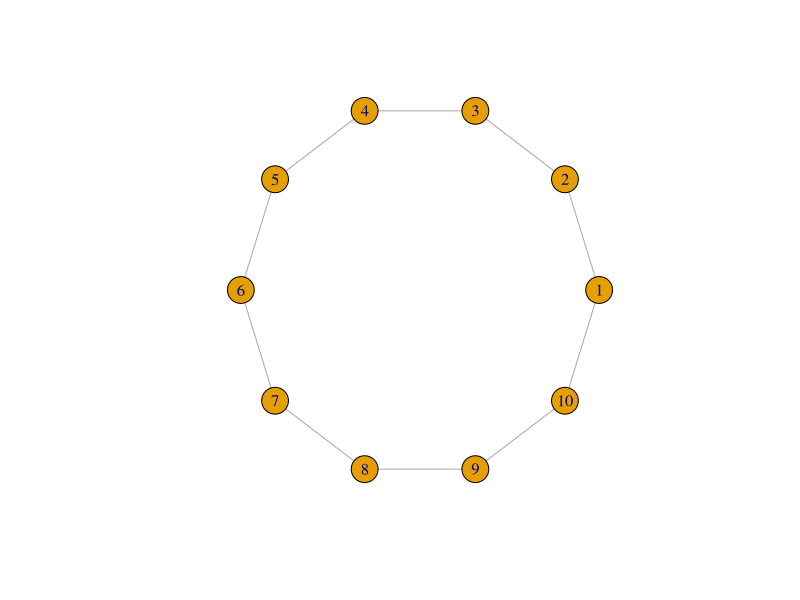
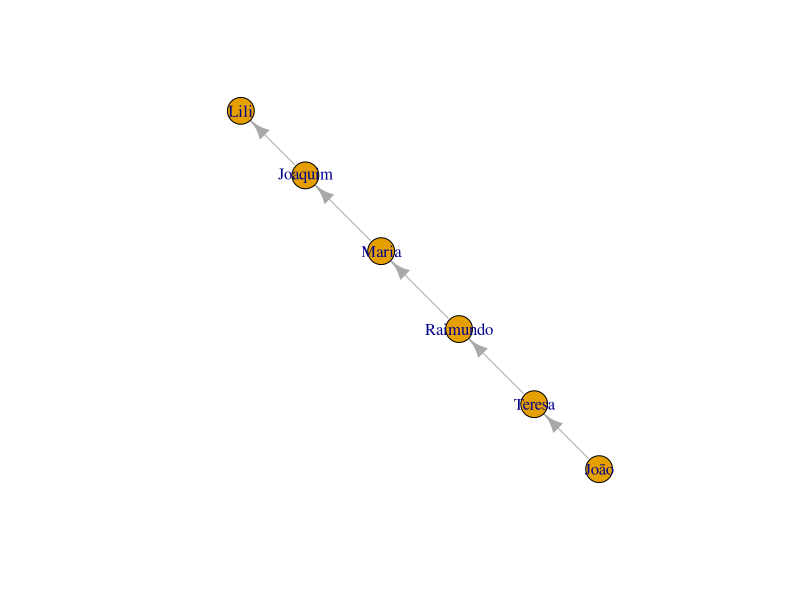
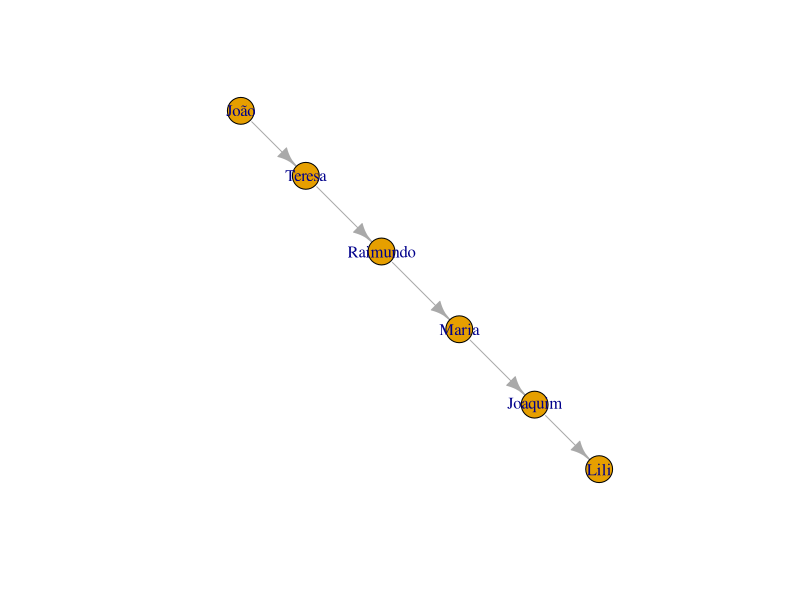
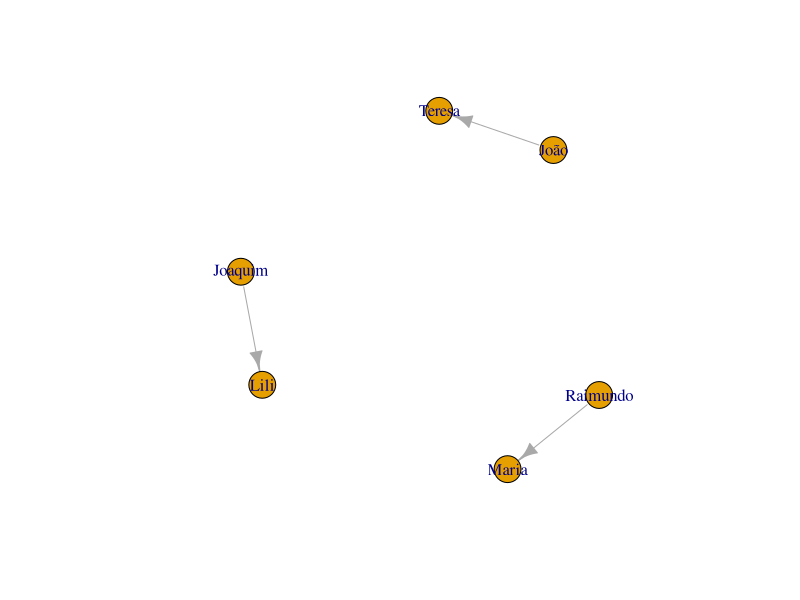
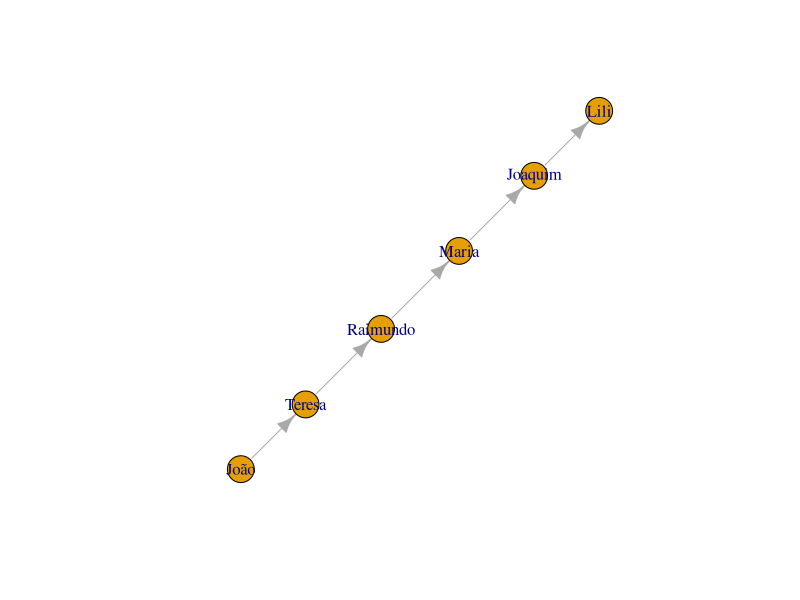
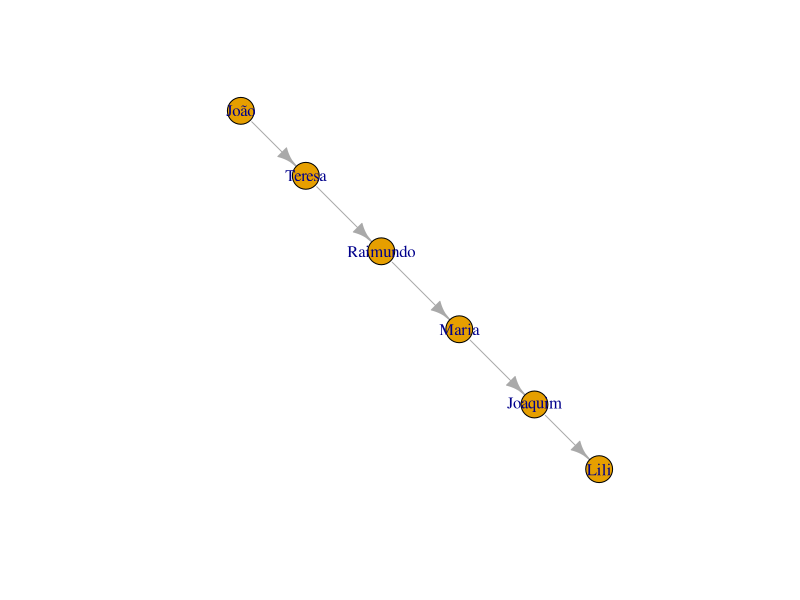
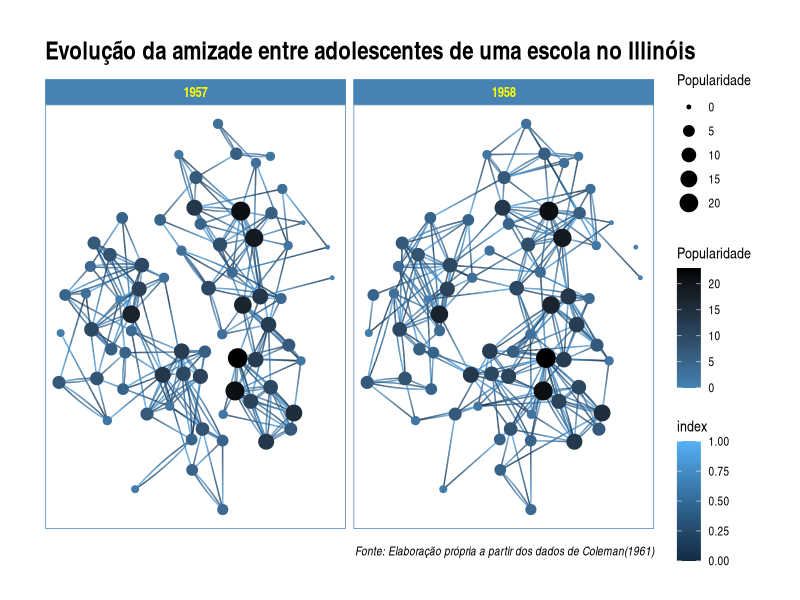

Reproduce these figures in R, in order.
## ---- chunk 1
library(igraph) # chamando o pacote já instalado
## ---- chunk 2
 g <- make_ring(10)
     g$layout <- layout_in_circle
     plot(g)
## ---- chunk 3
library(igraph) 
g <- graph.empty(directed=TRUE) # "directed" implica distinguir entre "de" e "para" na relação entre os nós.

#  Adicionando os vértices. 
g <- g + vertex("João") 
g <- g + vertex("Teresa") 
g <- g + vertex("Raimundo") 
g <- g + vertex("Maria") 
g <- g + vertex("Joaquim") 
g <- g + vertex("Lili") 

#  Especificando as relações entres os vértices, os edges
g <- g + edges("João", "Teresa")
g <- g + edges("Teresa", "Raimundo")
g <- g + edges("Raimundo", "Maria")
g <- g + edges("Maria", "Joaquim")
g <- g + edges("Joaquim", "Lili")

plot.igraph(g) # plotando o grafo
## ---- chunk 4
library(igraph) 
g <- graph.empty(directed=TRUE) 

#  Adicionando os vértices. 
g <- g + vertex(c("João", "Teresa", "Raimundo", "Maria", "Joaquim", "Lili"))

#  Adicionando os edges em pares
g <- g + edges(c("João", "Teresa", "Teresa", "Raimundo", "Raimundo", "Maria","Maria", "Joaquim","Joaquim", "Lili"))

plot.igraph(g)
## ---- chunk 5
g <- graph.empty(directed=TRUE) 
g <- g + vertex(c("João", "Teresa", "Raimundo", "Maria", "Joaquim", "Lili"))
g <- g + edges(c("João", "Teresa", "Raimundo", "Maria","Joaquim", "Lili"))
plot.igraph(g)
## ---- chunk 6
g <- graph.formula(
    João --+ Teresa --+ Raimundo --+ Maria --+ Joaquim --+ Lili
)
plot(g)
## ---- chunk 7
 plot.igraph(g)
## ---- chunk 8
library(ggraph) 
library(tidygraph) 
## ---- chunk 9
str(highschool) # observando a estrutura do data frame
## ---- chunk 10
head(highschool,10) # observado as primeiras linhas do data frame
## ---- chunk 11
as_tbl_graph(highschool)
## ---- chunk 12
grafo <- as_tbl_graph(highschool) %>% 
    mutate(Popularidade = centrality_degree(mode = 'in'))
grafo
## ---- chunk 13
ggraph(grafo, layout = 'kk') + 
    geom_edge_fan(aes(colour = stat(index)), show.legend = FALSE) + 
    geom_node_point(aes(size = Popularidade, colour= Popularidade), show.legend = TRUE) +
    scale_colour_gradient(low = "steelblue", high = "black") +
    facet_edges(~year) + 
    theme_graph(foreground = 'steelblue', fg_text_colour = 'yellow') +
    labs(title = "Evolução da amizade entre adolescentes de uma escola no Illinóis", caption = "Fonte: Elaboração própria a partir dos dados de Coleman(1961)")
